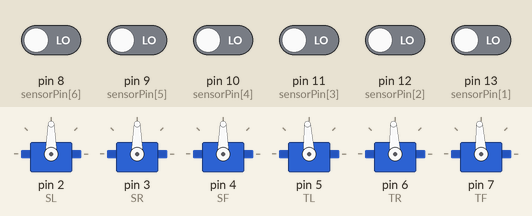
Bench run of a sketch on a simulated Arduino Uno, built with avr-gcc and run on an emulated ATmega328P. On the bench: 6 × servo. The inputs (shaded band) are chosen by the test bench; at power-on: pin 8 (sensorPin[6]), pin 9 (sensorPin[5]), pin 10 (sensorPin[4]), pin 11 (sensorPin[3]), pin 12 (sensorPin[2]), pin 13 (sensorPin[1]) LOW.

Above: at 0.1 s.
At 6.1 s:
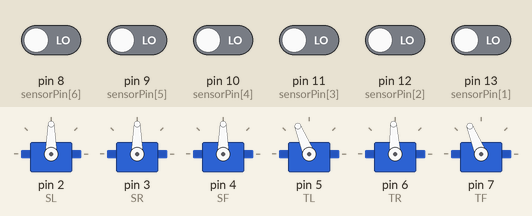
Timing chart, 0 to 7.6 s (numbered marks = the images above):
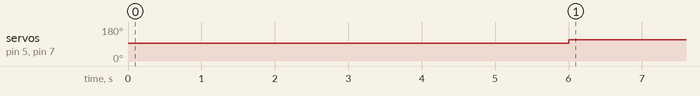

Measured:
- by itself, servo on pin 5 (TL), servo on pin 7 (TF): 93° → 112° at 6.0 s

The sketch:

Controller.ino
```cpp
#include <ros.h>
#include <std_msgs/Int16MultiArray.h>
#include<Servo.h>

Servo SL, SR, SF ;  //Servo Motor
Servo TL, TR, TF ;  //Thruster

//tx12
int sensorPin[] = {0, 13, 12, 11, 10, 9, 8};
int channel[] = {0, 0, 0, 0, 0, 0, 0};


ros::NodeHandle  nh;
int data[] = {0, 0, 0, 0, 0, 0};

void messageCallback(const std_msgs::Int16MultiArray & sub_msg) {
  for(int i = 0; i < 6; i++)
  {
    data[i] = sub_msg.data[i];
  }
}
ros::Subscriber<std_msgs::Int16MultiArray> sub("control", messageCallback); // 일단 보류

//servo 함수에서는 원하는 회전 각도를 입력하면 그 각도로 회전 (-45deg to 45deg)
void servo(int l = 0, int r = 0, int f = 0)
{
  l = constrain(l, -35, 35);
  r = constrain(r, -35, 35);
  f = constrain(f, -35, 35);

  SL.write(90 + l);
  SR.write(90 + r);
  SF.write(90 + f);
}

//servo 함수에서는 원하는 PWM값을 입력 (-500 to 500)
void thrust(int l = 0, int r = 0, int f = 0)
{
  l = constrain(l, -200, 200);
  r = constrain(r, -200, 200);
  f = constrain(f, -200, 200);

  TL.writeMicroseconds(1500+l);
  TR.writeMicroseconds(1500+r);
  TF.writeMicroseconds(1500+f);
}

//Servo 객체와 선을 등록하고 기본상태로 초기화
void setting()
{
  SL.attach(2);
  SR.attach(3);
  SF.attach(4);

  SL.write(90);
  SR.write(90);
  SF.write(90);

  TL.attach(5);
  TR.attach(6);
  TF.attach(7);

  TL.writeMicroseconds(1500);
  TR.writeMicroseconds(1500);
  TF.writeMicroseconds(1500);
}


void tx12()
{
  for(int i = 1; i < 7; i++)
  {
    channel[i] = pulseIn(sensorPin[i],HIGH) - 1490;
    // channel[3] = 0;
    if(channel[i] < 30 && channel[i] > -30) channel[i] = 0;

    if (i == 3)
    {
      channel[i] = map(channel[i], -500, 500, -35, 35);
    }

    else
    {
      channel[i] = constrain(channel[i], -500, 500);
    }
  }
}

void setup()
{
  Serial.begin(57600);
  setting();

//  nh.initNode();
//  nh.subscribe(sub);
}

void loop()
{
  tx12();
  if(channel[5] < -100)
  {
    thrust(int(0.5 * (-channel[2]-channel[1])), // left
           int(0.5 * (-channel[2]+channel[1])), // right
           -channel[1]); // forward

    // servo(channel[3], channel[3], -channel[3]);
  }

  else
  {
    thrust(0, 0, 0);
  }
//  servo(data[0], data[1], data[2]);
//  thrust(data[3], data[4], data[5]);
//  nh.spinOnce();
}
```
